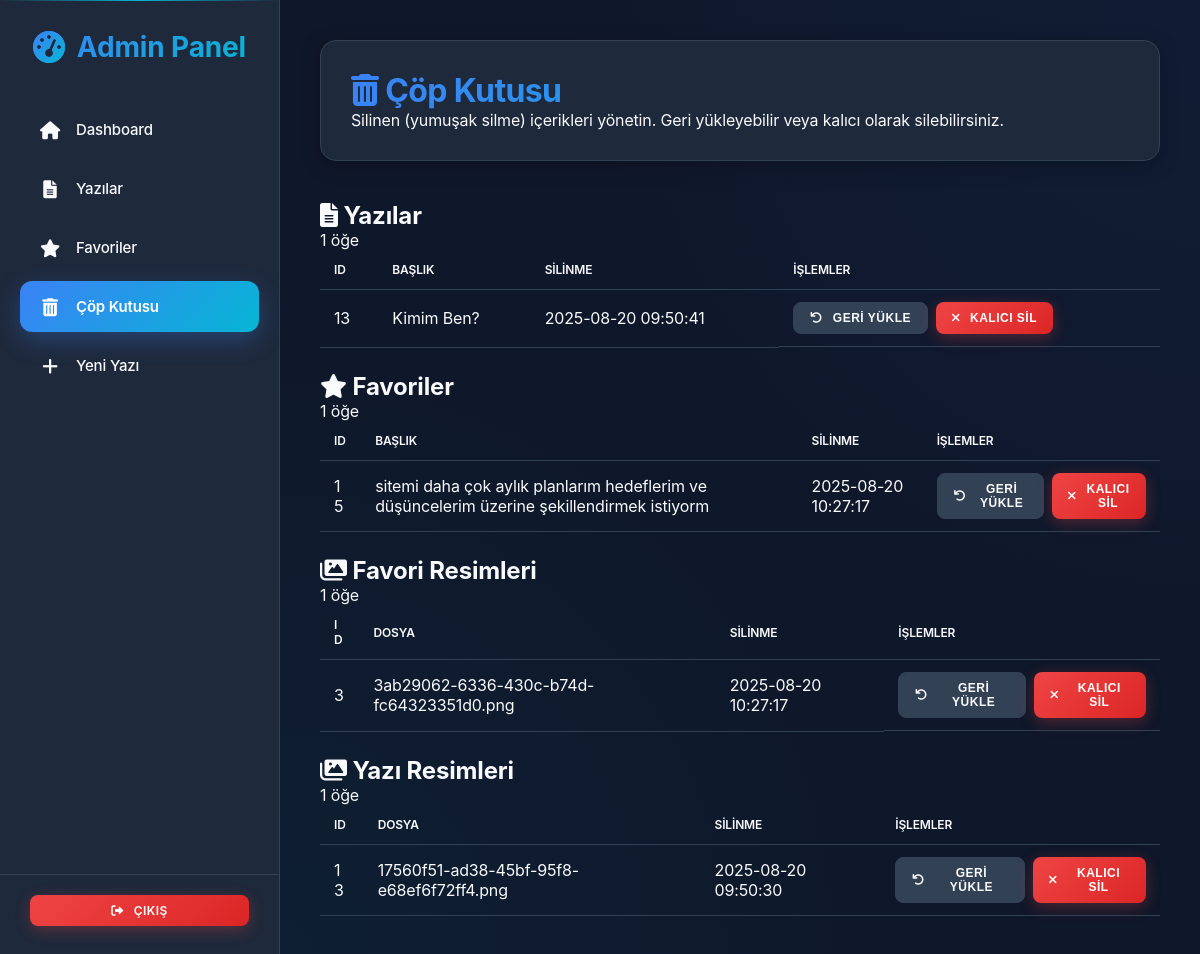
/gag-panel-511/trash (signed in), run on the app's committed database.
### tables this page shows
CREATE TABLE posts (
                  id INTEGER PRIMARY KEY AUTOINCREMENT,
                  title TEXT NOT NULL,
                  excerpt TEXT,
                  content TEXT NOT NULL,
                  category TEXT,
                  image_filename TEXT,
                  image_class TEXT,
                  created_at TIMESTAMP DEFAULT CURRENT_TIMESTAMP,
                  updated_at TIMESTAMP DEFAULT CURRENT_TIMESTAMP,
                  views INTEGER DEFAULT 0, is_deleted INTEGER DEFAULT 0, deleted_at TIMESTAMP);

CREATE TABLE favorites (
                  id INTEGER PRIMARY KEY AUTOINCREMENT,
                  title TEXT NOT NULL,
                  description TEXT,
                  category TEXT,
                  link TEXT,
                  created_at TIMESTAMP DEFAULT CURRENT_TIMESTAMP,
                  display_order INTEGER DEFAULT 0, image_filename TEXT, is_deleted INTEGER DEFAULT 0, deleted_at TIMESTAMP);

CREATE TABLE favorite_images (
                      id INTEGER PRIMARY KEY AUTOINCREMENT,
                      favorite_id INTEGER NOT NULL,
                      image_filename TEXT NOT NULL,
                      display_order INTEGER DEFAULT 0, is_deleted INTEGER DEFAULT 0, deleted_at TIMESTAMP,
                      FOREIGN KEY (favorite_id) REFERENCES favorites (id) ON DELETE CASCADE
        );

CREATE TABLE post_images (
                  id INTEGER PRIMARY KEY AUTOINCREMENT,
                  post_id INTEGER NOT NULL,
                  image_filename TEXT NOT NULL,
                  display_order INTEGER DEFAULT 0,
                  created_at TIMESTAMP DEFAULT CURRENT_TIMESTAMP, is_deleted INTEGER DEFAULT 0, deleted_at TIMESTAMP,
                  FOREIGN KEY (post_id) REFERENCES posts (id) ON DELETE CASCADE
    );

### app.py (the view)
@app.route(f"{ADMIN_PREFIX}/trash")
def admin_trash():
    if 'admin_logged_in' not in session:
        return redirect(url_for('admin_login'))
    conn = sqlite3.connect('blog.db')
    conn.row_factory = sqlite3.Row
    c = conn.cursor()
    c.execute("SELECT * FROM posts WHERE is_deleted=1 ORDER BY deleted_at DESC")
    trashed_posts = c.fetchall()
    c.execute("SELECT * FROM favorites WHERE is_deleted=1 ORDER BY deleted_at DESC")
    trashed_favorites = c.fetchall()
    c.execute("SELECT * FROM favorite_images WHERE is_deleted=1 ORDER BY deleted_at DESC")
    trashed_fav_images = c.fetchall()
    c.execute("SELECT * FROM post_images WHERE is_deleted=1 ORDER BY deleted_at DESC")
    trashed_post_images = c.fetchall()
    conn.close()
    return render_template('admin/trash.html',
                           trashed_posts=trashed_posts,
                           trashed_favorites=trashed_favorites,
                           trashed_fav_images=trashed_fav_images,
                           trashed_post_images=trashed_post_images)

### app.py (called while the page is built)
@app.after_request
def after_request(response):
    response.headers['Cache-Control'] = 'no-cache, no-store, must-revalidate'
    response.headers['Pragma'] = 'no-cache'
    response.headers['Expires'] = '0'
    response.headers['X-Content-Type-Options'] = 'nosniff'
    response.headers['X-Frame-Options'] = 'DENY'
    response.headers['Referrer-Policy'] = 'no-referrer-when-downgrade'
    if (request.headers.get('X-Forwarded-Proto', 'http') == 'https'):
        response.headers['Strict-Transport-Security'] = 'max-age=63072000; includeSubDomains; preload'
    return response

### templates/admin/trash.html (shortened to what this page needs)
{% extends 'admin/base.html' %}
{% block admin_content %}
<div class="admin-page-header">
    <h1><i class="fas fa-trash-alt"></i> Çöp Kutusu</h1>
    <p class="header-subtitle">Silinen (yumuşak silme) içerikleri yönetin. Geri yükleyebilir veya kalıcı olarak silebilirsiniz.</p>
</div>
<div class="trash-layout">
    <div class="content-card">
        <div class="card-header">
            <h2 class="card-title"><i class="fas fa-file-alt"></i> Yazılar</h2>
            <p class="card-subtitle">{{ trashed_posts|length }} öğe</p>
        </div>
        <div class="card-body">
            {% if trashed_posts %}
            <table class="trash-table">
                <thead>
                    <tr>
                        <th>ID</th>
                        <th>Başlık</th>
                        <th>Silinme</th>
                        <th>İşlemler</th>
                    </tr>
                </thead>
                <tbody>
                    {% for item in trashed_posts %}
                    <tr id="trash-post-{{ item.id }}">
                        <td>{{ item.id }}</td>
                        <td>{{ item.title }}</td>
                        <td>{{ item.deleted_at or '-' }}</td>
                        <td class="actions">
                            <button class="btn btn-sm btn-secondary" onclick="restoreItem('post', {{ item.id }})"><i class="fas fa-undo"></i> Geri Yükle</button>
                            <button class="btn btn-sm btn-danger" onclick="hardDelete('post', {{ item.id }})"><i class="fas fa-times"></i> Kalıcı Sil</button>
                        </td>
                    </tr>
                    {% endfor %}
                </tbody>
            </table>
            {% else %}
            <div class="empty-state">
                <div class="empty-icon"><i class="fas fa-file-alt"></i></div>
                <p>Çöp kutusunda yazı bulunmuyor.</p>
            </div>
            {% endif %}
        </div>
    </div>
    <div class="content-card">
        <div class="card-header">
            <h2 class="card-title"><i class="fas fa-star"></i> Favoriler</h2>
            <p class="card-subtitle">{{ trashed_favorites|length }} öğe</p>
        </div>
        <div class="card-body">
            {% if trashed_favorites %}
            <table class="trash-table">
                <thead>
                    <tr>
                        <th>ID</th>
                        <th>Başlık</th>
                        <th>Silinme</th>
                        <th>İşlemler</th>
                    </tr>
                </thead>
                <tbody>
                    {% for item in trashed_favorites %}
                    <tr id="trash-favorite-{{ item.id }}">
                        <td>{{ item.id }}</td>
                        <td>{{ item.title }}</td>
                        <td>{{ item.deleted_at or '-' }}</td>
                        <td class="actions">
                            <button class="btn btn-sm btn-secondary" onclick="restoreItem('favorite', {{ item.id }})"><i class="fas fa-undo"></i> Geri Yükle</button>
                            <button class="btn btn-sm btn-danger" onclick="hardDelete('favorite', {{ item.id }})"><i class="fas fa-times"></i> Kalıcı Sil</button>
                        </td>
                    </tr>
                    {% endfor %}
                </tbody>
            </table>
            {% else %}
            <div class="empty-state">
                <div class="empty-icon"><i class="fas fa-star"></i></div>
                <p>Çöp kutusunda favori bulunmuyor.</p>
            </div>
            {% endif %}
        </div>
    </div>
    <div class="content-card">
        <div class="card-header">
            <h2 class="card-title"><i class="fas fa-images"></i> Favori Resimleri</h2>
            <p class="card-subtitle">{{ trashed_fav_images|length }} öğe</p>
        </div>
        <div class="card-body">
            {% if trashed_fav_images %}
            <table class="trash-table">
                <thead>
                    <tr>
                        <th>ID</th>
                        <th>Dosya</th>
                        <th>Silinme</th>
                        <th>İşlemler</th>
                    </tr>
                </thead>
                <tbody>
                    {% for item in trashed_fav_images %}
                    <tr id="trash-favorite_image-{{ item.id }}">
                        <td>{{ item.id }}</td>
                        <td>{{ item.image_filename }}</td>
                        <td>{{ item.deleted_at or '-' }}</td>
                        <td class="actions">
                            <button class="btn btn-sm btn-secondary" onclick="restoreItem('favorite_image', {{ item.id }})"><i class="fas fa-undo"></i> Geri Yükle</button>
                            <button class="btn btn-sm btn-danger" onclick="hardDelete('favorite_image', {{ item.id }})"><i class="fas fa-times"></i> Kalıcı Sil</button>
                        </td>
                    </tr>
                    {% endfor %}
                </tbody>
            </table>
            {% else %}
            <div class="empty-state">
                <div class="empty-icon"><i class="fas fa-images"></i></div>
                <p>Çöp kutusunda favori resmi bulunmuyor.</p>
            </div>
            {% endif %}
        </div>
    </div>
    <div class="content-card">
        <div class="card-header">
            <h2 class="card-title"><i class="fas fa-images"></i> Yazı Resimleri</h2>
            <p class="card-subtitle">{{ trashed_post_images|length }} öğe</p>
        </div>
        <div class="card-body">
            {% if trashed_post_images %}
            <table class="trash-table">
                <thead>
                    <tr>
                        <th>ID</th>
                        <th>Dosya</th>
                        <th>Silinme</th>
                        <th>İşlemler</th>
                    </tr>
                </thead>
                <tbody>
                    {% for item in trashed_post_images %}
                    <tr id="trash-post_image-{{ item.id }}">
                        <td>{{ item.id }}</td>
                        <td>{{ item.image_filename }}</td>
                        <td>{{ item.deleted_at or '-' }}</td>
                        <td class="actions">
                            <button class="btn btn-sm btn-secondary" onclick="restoreItem('post_image', {{ item.id }})"><i class="fas fa-undo"></i> Geri Yükle</button>
                            <button class="btn btn-sm btn-danger" onclick="hardDelete('post_image', {{ item.id }})"><i class="fas fa-times"></i> Kalıcı Sil</button>
                        </td>
                    </tr>
                    {% endfor %}
                </tbody>
            </table>
            {% else %}
            <div class="empty-state">
                <div class="empty-icon"><i class="fas fa-images"></i></div>
                <p>Çöp kutusunda yazı resmi bulunmuyor.</p>
            </div>
            {% endif %}
        </div>
    </div>
</div>
{% endblock %}

### templates/admin/base.html (shortened to what this page needs)
<!DOCTYPE html>
<html lang="tr">
<head>
    <link href="https://cdnjs.cloudflare.com/ajax/libs/font-awesome/6.0.0/css/all.min.css" rel="stylesheet">
</head>
<body>
<div class="admin-layout">
    <div class="admin-sidebar">
        <div class="logo">
            <a href="{{ url_for('admin_dashboard') }}"><i class="fas fa-tachometer-alt"></i> Admin Panel</a>
        </div>
        <nav>
            <ul>
                <li><a href="{{ url_for('admin_dashboard') }}" class="{% if request.endpoint == 'admin_dashboard' %}active{% endif %}"><i class="fas fa-home"></i> Dashboard</a></li>
                <li><a href="{{ url_for('admin_posts') }}" class="{% if request.endpoint == 'admin_posts' %}active{% endif %}"><i class="fas fa-file-alt"></i> Yazılar</a></li>
                <li><a href="{{ url_for('admin_favorites_manage') }}" class="{% if 'favorite' in request.endpoint %}active{% endif %}"><i class="fas fa-star"></i> Favoriler</a></li>
                <li><a href="{{ url_for('admin_trash') }}" class="{% if request.endpoint == 'admin_trash' %}active{% endif %}"><i class="fas fa-trash-alt"></i> Çöp Kutusu</a></li>
                <li><a href="{{ url_for('admin_new_post') }}" class="{% if request.endpoint == 'admin_new_post' %}active{% endif %}"><i class="fas fa-plus"></i> Yeni Yazı</a></li>
            </ul>
        </nav>
        <div class="admin-user">
             <a href="{{ url_for('admin_logout') }}" class="btn btn-danger btn-sm"><i class="fas fa-sign-out-alt"></i> Çıkış</a>
        </div>
    </div>
    <main class="admin-main-content">
        {% block admin_content %}
        {% endblock %}
    </main>
</div>
</body>
</html>

### templates/admin/trash.html (style rules this page uses)
.trash-layout { display: grid; grid-template-columns: 1fr; gap: 24px; }
.trash-table { width: 100%; border-collapse: collapse; }
.trash-table th, .trash-table td { padding: 12px 14px; border-bottom: 1px solid var(--admin-border); color: var(--admin-text-primary); }
.trash-table th { text-align: left; color: var(--admin-text-secondary); font-weight: 600; text-transform: uppercase; font-size: 12px; }
.actions { display: flex; gap: 8px; }

### data on the page
posts: id "13", title "Kimim Ben?", deleted_at "2025-08-20 09:50:41"
favorites: id "15", title "sitemi daha çok aylık planlarım hedeflerim ve düşüncelerim üzerine şekillendirmek istiyorm", deleted_at "2025-08-20 10:27:17"
favorite_images: id "3", image_filename "3ab29062-6336-430c-b74d-fc64323351d0.png", deleted_at "2025-08-20 10:27:17"
post_images: id "13", image_filename "17560f51-ad38-45bf-95f8-e68ef6f72ff4.png", deleted_at "2025-08-20 09:50:30"

### other printed values
{{ trashed_posts|length }} "1"
{{ trashed_favorites|length }} "1"
{{ trashed_fav_images|length }} "1"
{{ trashed_post_images|length }} "1"
